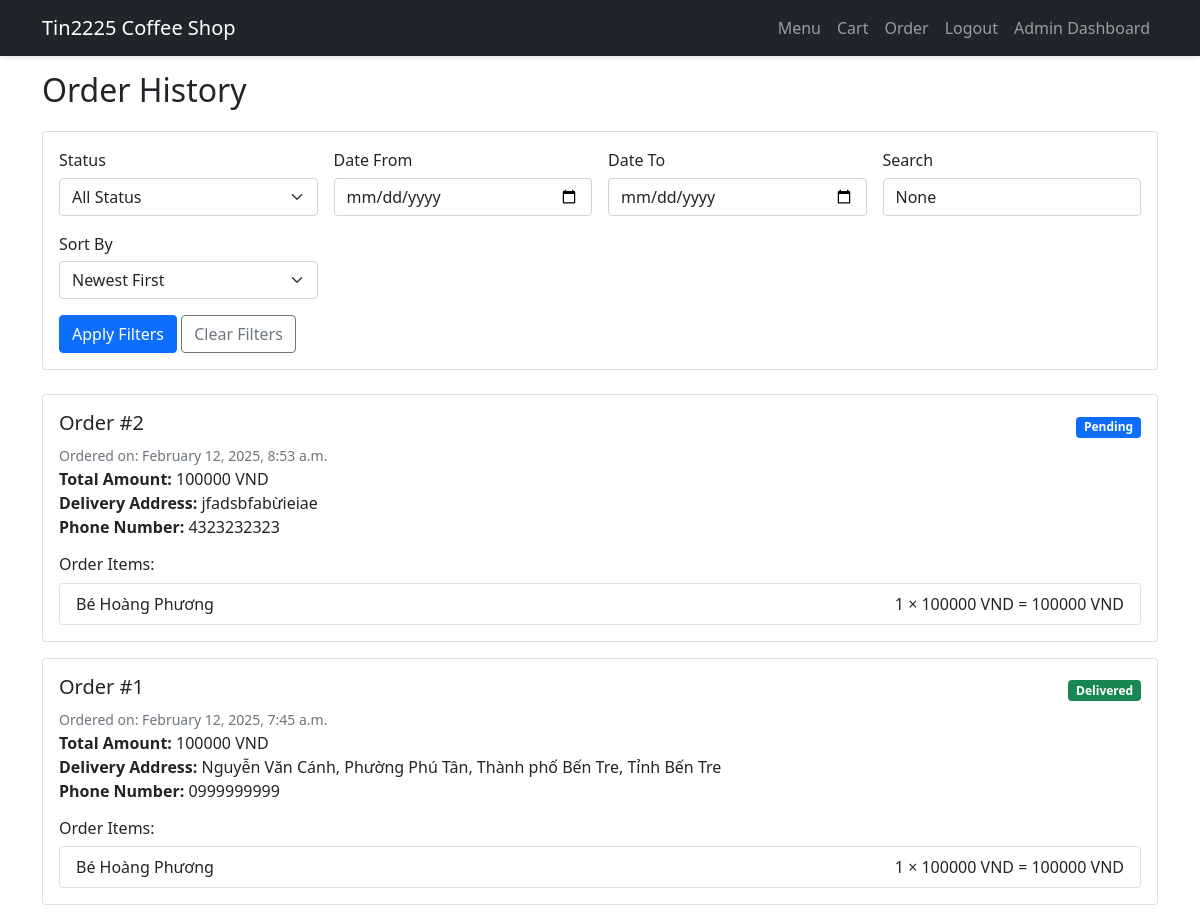
Screenshot of /orders/ (signed in) with the database file from the repository.
### users/models.py (models this page shows, shortened)
class Order(models.Model):
    STATUS_CHOICES = [
        ('PENDING', 'Pending'),
        ('CONFIRMED', 'Confirmed'),
        ('PREPARING', 'Preparing'),
        ('OUT_FOR_DELIVERY', 'Out for Delivery'),
        ('DELIVERED', 'Delivered'),
        ('CANCELLED', 'Cancelled'),
    ]
    user = models.ForeignKey(User, on_delete=models.CASCADE)
    items = models.ManyToManyField(MenuItem, through='OrderItem')
    total_amount = models.DecimalField(max_digits=10, decimal_places=0)
    status = models.CharField(max_length=20, choices=STATUS_CHOICES, default='PENDING')
    phone_number = models.CharField(max_length=15)
    delivery_address = models.TextField()
    created_at = models.DateTimeField(auto_now_add=True)
    updated_at = models.DateTimeField(auto_now=True)
    pass

class OrderItem(models.Model):
    order = models.ForeignKey(Order, on_delete=models.CASCADE)
    menu_item = models.ForeignKey(MenuItem, on_delete=models.CASCADE)
    quantity = models.PositiveIntegerField(default=1)
    price = models.DecimalField(max_digits=10, decimal_places=0)
    def get_total(self):
        return self.price * self.quantity

class MenuItem(models.Model):
    name = models.CharField(max_length=100)
    description = models.TextField()
    price = models.DecimalField(max_digits=10, decimal_places=0)
    category = models.CharField(max_length=50)
    image = models.ImageField(upload_to='menu_items/', null=True, blank=True)
    is_available = models.BooleanField(default=True)
    created_at = models.DateTimeField(auto_now_add=True)

### users/views.py (the view)
# urls.py: path('orders/', user_views.order_history, name='order-history'),
@login_required
def order_history(request):
    orders_list = Order.objects.filter(user=request.user)
    status = request.GET.get('status')
    date_from = request.GET.get('date_from')
    date_to = request.GET.get('date_to')
    search = request.GET.get('search')
    if status:
        orders_list = orders_list.filter(status=status)
    if date_from:
        orders_list = orders_list.filter(created_at__gte=date_from)
    if date_to:
        orders_list = orders_list.filter(created_at__lte=date_to)
    if search:
        orders_list = orders_list.filter(
            Q(id__icontains=search) |
            Q(delivery_address__icontains=search) |
            Q(phone_number__icontains=search)
        )
    sort_by = request.GET.get('sort_by', '-created_at')  # Default sort by newest
    orders_list = orders_list.order_by(sort_by)
    paginator = Paginator(orders_list, 20)  # Show 20 orders per page
    page_number = request.GET.get('page')
    orders = paginator.get_page(page_number)
    context = {
        'orders': orders,
        'status_choices': Order.STATUS_CHOICES,
        'current_status': status,
        'current_sort': sort_by,
        'date_from': date_from,
        'date_to': date_to,
        'search': search,
    }
    return render(request, 'users/order_history.html', context)

### users/context_processors.py (called while the page is built)
def cart_item_count(request):
    if request.user.is_authenticated:
        cart_items = CartItem.objects.filter(user=request.user)
        return {'cart_items': cart_items}
    return {'cart_items': []}

### templates/users/order_history.html (shortened to what this page needs)
{% extends 'base.html' %}
{% block content %}
<div class="container">
    <h2 class="mb-4">Order History</h2>
    <div class="card mb-4">
        <div class="card-body">
            <form method="get" class="row g-3">
                <div class="col-md-3">
                    <label for="status" class="form-label">Status</label>
                    <select name="status" id="status" class="form-select">
                        <option value="">All Status</option>
                    </select>
                </div>
                <div class="col-md-3">
                    <label for="date_from" class="form-label">Date From</label>
                    <input type="date" class="form-control" id="date_from" name="date_from" value="{{ date_from }}">
                </div>
                <div class="col-md-3">
                    <label for="date_to" class="form-label">Date To</label>
                    <input type="date" class="form-control" id="date_to" name="date_to" value="{{ date_to }}">
                </div>
                <div class="col-md-3">
                    <label for="search" class="form-label">Search</label>
                    <input type="text" class="form-control" id="search" name="search" value="{{ search }}"
                           placeholder="Order ID, Address, Phone">
                </div>
                <div class="col-md-3">
                    <label for="sort_by" class="form-label">Sort By</label>
                    <select name="sort_by" id="sort_by" class="form-select">
                        <option value="-created_at" {% if current_sort == '-created_at' %}selected{% endif %}>Newest First</option>
                    </select>
                </div>
                <div class="col-12">
                    <button type="submit" class="btn btn-primary">Apply Filters</button>
                    <a href="{% url 'order-history' %}" class="btn btn-outline-secondary">Clear Filters</a>
                </div>
            </form>
        </div>
    </div>
    {% if orders %}
        {% for order in orders %}
        <div class="card mb-3">
            <div class="card-body">
                <div class="d-flex justify-content-between align-items-center">
                    <h5 class="card-title">Order #{{ order.id }}</h5>
                    <span class="badge bg-{% if order.status == 'DELIVERED' %}success{% elif order.status == 'CANCELLED' %}danger{% else %}primary{% endif %}">
                        {{ order.get_status_display }}
                    </span>
                </div>
                <p class="card-text">
                    <small class="text-muted">Ordered on: {{ order.created_at|date:"F j, Y, g:i a" }}</small>
                </p>
                <p><strong>Total Amount:</strong> {{ order.total_amount }} VND</p>
                <p><strong>Delivery Address:</strong> {{ order.delivery_address }}</p>
                <p><strong>Phone Number:</strong> {{ order.phone_number }}</p>
                <h6 class="mt-3">Order Items:</h6>
                <ul class="list-group">
                    {% for item in order.orderitem_set.all %}
                    <li class="list-group-item d-flex justify-content-between align-items-center">
                        {{ item.menu_item.name }}
                        <span>
                            {{ item.quantity }} × {{ item.price }} VND = {{ item.get_total }} VND
                        </span>
                    </li>
                    {% endfor %}
                </ul>
            </div>
        </div>
        {% endfor %}
    {% else %}
        <p>You haven't placed any orders yet.</p>
        <a href="{% url 'menu-list' %}" class="btn btn-primary">Browse Menu</a>
    {% endif %}
</div>
{% endblock %}

### templates/base.html (style rules this page uses)
*, *::before, *::after { box-sizing: border-box; }
html { -moz-text-size-adjust: none; -webkit-text-size-adjust: none; text-size-adjust: none; }
body, h1, h2, h3, h4, p, figure, blockquote, dl, dd { margin-block-end: 0; }
body { min-height: 100vh; line-height: 1.5; }
h1, h2, h3, h4, button, input, label { line-height: 1.1; }
h1, h2, h3, h4 { text-wrap: balance; }
input, button, textarea, select { font-family: inherit; font-size: inherit; }
body { padding-top: 4.5rem; }

### rows the page displays
Order: id "2", status "Pending", created_at "February 12, 2025, 8:53 a.m.", total_amount "100000", delivery_address "jfadsbfabừieiae", phone_number "4323232323"
OrderItem: menu_item.name "Bé Hoàng Phương", quantity "1", price "100000", get_total "100000"
Order: id "1", status "Delivered", created_at "February 12, 2025, 7:45 a.m.", total_amount "100000", delivery_address "Nguyễn Văn Cánh, Phường Phú Tân, Thành phố Bến Tre, Tỉnh Bến Tre", phone_number "0999999999"
OrderItem: menu_item.name "Bé Hoàng Phương", quantity "1", price "100000", get_total "100000"
